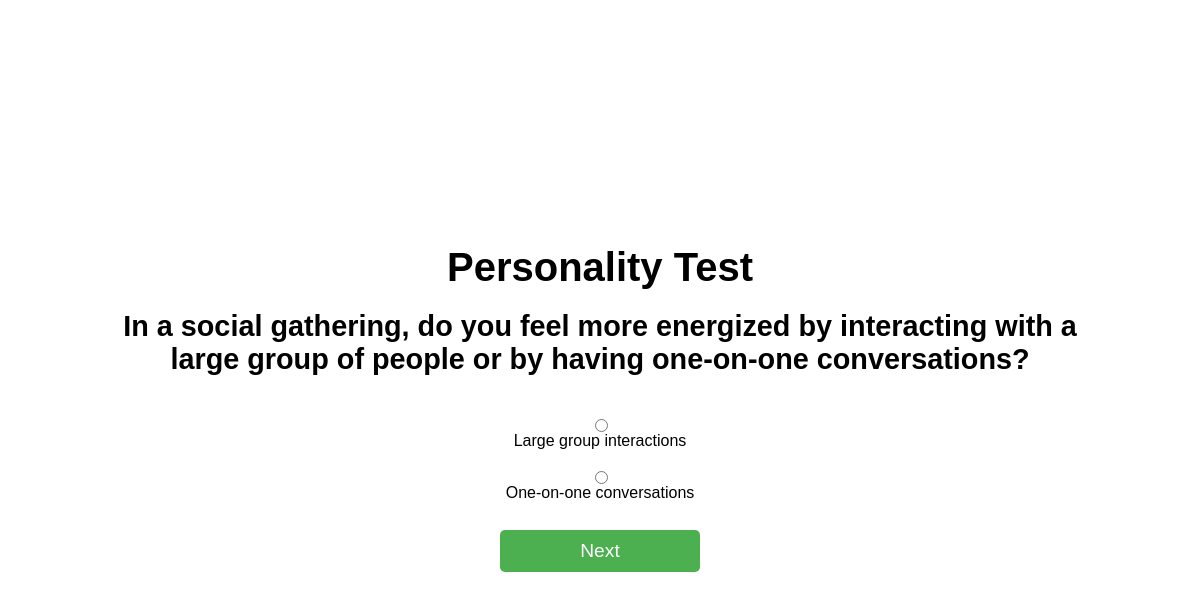
Page /personality_test on the committed database.
### app.py (models this page shows)
class PersonalityTestQuestions(db.Model):
    __tablename__ = 'PersonalityTestQuestions'
    question_id = db.Column(db.Integer, primary_key=True)
    question_text = db.Column(db.String(255), nullable=False)

class PersonalityTestAnswers(db.Model):
    __tablename__ = 'PersonalityTestAnswers'
    answer_id = db.Column(db.Integer, primary_key=True)
    question_id = db.Column(db.Integer, db.ForeignKey('PersonalityTestQuestions.question_id'), nullable=False)
    answer_text = db.Column(db.String(100), nullable=False)
    answer_value = db.Column(db.String(1), nullable=False)  # Changed to one character

### app.py (the view, shortened to what this page needs)
@app.route('/personality_test', methods=['GET', 'POST'])
def personality_test():
    user_id = session.get('user_id')
    current_question_index = session.get('current_question_index', 0)
    category_scores = session.get('category_scores', {
        'E': 0,
        'I': 0,
        'S': 0,
        'N': 0,
        'T': 0,
        'F': 0,
        'J': 0,
        'P': 0
    })
    answers = session.get('answers', [])
    current_question = PersonalityTestQuestions.query.offset(current_question_index).first()
    if current_question:
        question_answers = PersonalityTestAnswers.query.filter_by(question_id=current_question.question_id).all()
        print("Current Question:", current_question)
        print("Question Answers:", question_answers)  # Debugging line to check fetched answers
    else:
        question_answers = []
        flash('No more questions available.')
        return redirect(url_for('dashboard'))
    return render_template('personality_test.html', question=current_question, answers=question_answers)

### templates/personality_test.html (shortened to what this page needs)
<!DOCTYPE html>
<html lang="en">
<head>
</head>
<body>
    <h1>Personality Test</h1>
    {% if question %}
        <div class="question">{{ question.question_text }}</div>
        <form method="POST" class="answer-container">
            {% for answer in answers %}
                <input type="radio" id="answer{{ answer.answer_id }}" name="answer" value="{{ answer.answer_value }}" required>
                <label for="answer{{ answer.answer_id }}">{{ answer.answer_text }}</label><br>
            {% endfor %}
            <button type="submit" class="answer-button">Next</button>
        </form>
    {% else %}
        <p>No more questions available.</p>
    {% endif %}
</body>
</html>

### templates/personality_test.html (style rules this page uses)
body { display: flex; flex-direction: column; align-items: center; justify-content: center; height: 100vh; margin: 0; font-family: Arial, sans-serif; }
h1 { font-size: 2.5em; text-align: center; margin-bottom: 20px; }
.question { font-size: 1.8em; font-weight: bold; text-align: center; margin-bottom: 20px; max-width: 80%; }
.answer-container { display: flex; flex-direction: column; align-items: center; margin-top: 20px; }
.answer-button { background-color: #4CAF50; color: white; border: none; padding: 10px 20px; text-align: center; text-decoration: none; display: inline-block; font-size: 1.2em; margin: 10px 0; cursor: pointer; border-radius: 5px; width: 200px; }

### rows in the picture
PersonalityTestQuestions: question_text "In a social gathering, do you feel more energized by interacting with a large group of people or by having one-on-one conversations?"
PersonalityTestAnswers: answer_text "Large group interactions"
PersonalityTestAnswers: answer_text "One-on-one conversations"
